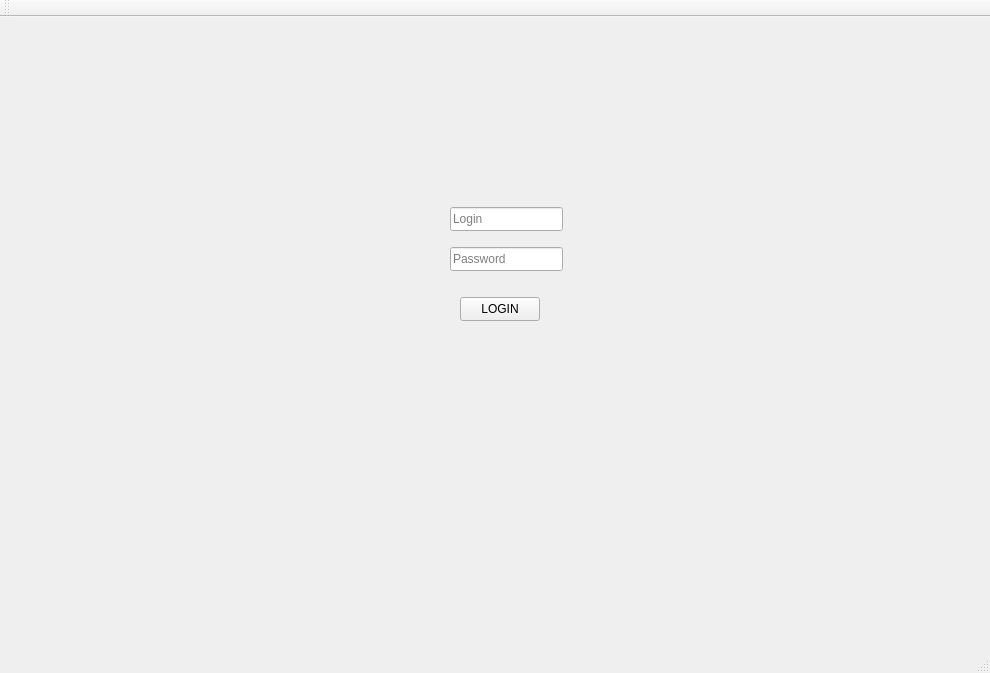
<?xml version="1.0" encoding="UTF-8"?>
<ui version="4.0">
 <class>loginWindow</class>
 <widget class="QMainWindow" name="loginWindow">
  <property name="geometry">
   <rect>
    <x>0</x>
    <y>0</y>
    <width>990</width>
    <height>673</height>
   </rect>
  </property>
  <property name="windowTitle">
   <string>Okno logowania</string>
  </property>
  <widget class="QWidget" name="centralWidget">
   <widget class="QPushButton" name="pushButton">
    <property name="geometry">
     <rect>
      <x>460</x>
      <y>280</y>
      <width>80</width>
      <height>24</height>
     </rect>
    </property>
    <property name="text">
     <string>LOGIN</string>
    </property>
   </widget>
   <widget class="QLineEdit" name="lineEdit">
    <property name="geometry">
     <rect>
      <x>450</x>
      <y>190</y>
      <width>113</width>
      <height>24</height>
     </rect>
    </property>
    <property name="text">
     <string/>
    </property>
    <property name="placeholderText">
     <string>Login</string>
    </property>
   </widget>
	  <widget class="QLineEdit" name="lineEdit_2">
		  <property name="geometry">
			  <rect>
				  <x>450</x>
				  <y>230</y>
				  <width>113</width>
				  <height>24</height>
			  </rect>
		  </property>
		  <property name="text">
			  <string/>
		  </property>
		  <property name="placeholderText">
			  <string>Password</string>
		  </property>
		  <property name="echoMode">
			  <enum>QLineEdit::Password</enum>
		  </property>
	  </widget>

  </widget>
  <widget class="QMenuBar" name="menuBar">
   <property name="geometry">
    <rect>
     <x>0</x>
     <y>0</y>
     <width>990</width>
     <height>21</height>
    </rect>
   </property>
  </widget>
  <widget class="QToolBar" name="mainToolBar">
   <attribute name="toolBarArea">
    <enum>TopToolBarArea</enum>
   </attribute>
   <attribute name="toolBarBreak">
    <bool>false</bool>
   </attribute>
  </widget>
  <widget class="QStatusBar" name="statusBar"/>
 </widget>
 <layoutdefault spacing="6" margin="11"/>
 <resources>
  <include location="loginWindow.qrc"/>
 </resources>
 <connections/>
</ui>
